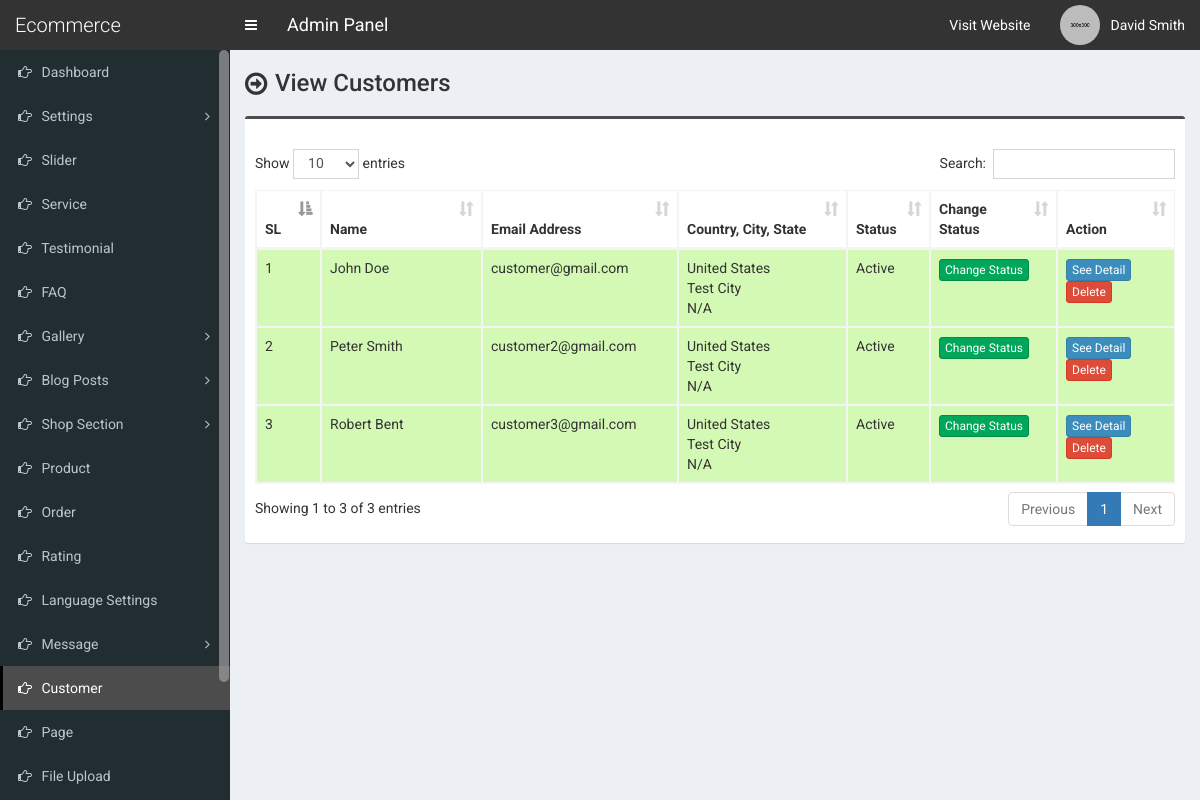
The page /admin/customer.php (signed in) on the database its author committed.
### tables this page shows
CREATE TABLE `tbl_customer` (
  `cust_id` int(11) NOT NULL,
  `cust_name` varchar(100) NOT NULL,
  `cust_cname` varchar(100) NOT NULL,
  `cust_email` varchar(100) NOT NULL,
  `cust_phone` varchar(50) NOT NULL,
  `cust_country` int(11) NOT NULL,
  `cust_address` mediumtext NOT NULL,
  `cust_city` varchar(100) NOT NULL,
  `cust_state` varchar(100) NOT NULL,
  `cust_zip` varchar(30) NOT NULL,
  `cust_b_name` varchar(100) NOT NULL,
  `cust_b_cname` varchar(100) NOT NULL,
  `cust_b_phone` varchar(50) NOT NULL,
  `cust_b_country` int(11) NOT NULL,
  `cust_b_address` mediumtext NOT NULL,
  `cust_b_city` varchar(100) NOT NULL,
  `cust_b_state` varchar(100) NOT NULL,
  `cust_b_zip` varchar(30) NOT NULL,
  `cust_s_name` varchar(100) NOT NULL,
  `cust_s_cname` varchar(100) NOT NULL,
  `cust_s_phone` varchar(50) NOT NULL,
  `cust_s_country` int(11) NOT NULL,
  `cust_s_address` mediumtext NOT NULL,
  `cust_s_city` varchar(100) NOT NULL,
  `cust_s_state` varchar(100) NOT NULL,
  `cust_s_zip` varchar(30) NOT NULL,
  `cust_shipping_billing_same` int(11) NOT NULL,
  `cust_password` varchar(100) NOT NULL,
  `cust_token` varchar(255) NOT NULL,
  `cust_datetime` varchar(100) NOT NULL,
  `cust_timestamp` varchar(100) NOT NULL,
  `cust_status` int(1) NOT NULL
);

CREATE TABLE `tbl_country` (
  `country_id` int(11) NOT NULL,
  `country_name` varchar(100) NOT NULL DEFAULT ''
);

### admin/customer.php (the view, shortened to what this page needs)
<?php require_once('header.php'); ?>
<section class="content-header">
	<div class="content-header-left">
		<h1>View Customers</h1>
	</div>
</section>
<section class="content">
	<div class="row">
		<div class="col-md-12">
			<div class="box box-info">
				<div class="box-body table-responsive">
					<table id="example1" class="table table-bordered table-striped">
						<thead>
							<tr>
								<th width="30">SL</th>
								<th width="180">Name</th>
								<th width="180">Email Address</th>
								<th width="180">Country, City, State</th>
								<th>Status</th>
								<th width="100">Change Status</th>
								<th width="100">Action</th>
							</tr>
						</thead>
						<tbody>
							<?php
							$i=0;
							$statement = $pdo->prepare("SELECT *
														FROM tbl_customer t1
														JOIN tbl_country t2
														ON t1.cust_country = t2.country_id
													");
							$statement->execute();
							$result = $statement->fetchAll(PDO::FETCH_ASSOC);
							foreach ($result as $row) {
								$i++;
								?>
								<tr class="<?php if($row['cust_status']==1) {echo 'bg-g';}else {echo 'bg-r';} ?>">
									<td><?php echo $i; ?></td>
									<td><?php echo $row['cust_name']; ?></td>
									<td><?php echo $row['cust_email']; ?></td>
									<td>
										<?php echo $row['country_name']; ?><br>
										<?php echo $row['cust_city']; ?><br>
										<?php echo $row['cust_state']; ?>
									</td>
									<td><?php if($row['cust_status']==1) {echo 'Active';} else {echo 'Inactive';} ?></td>
									<td>
										<a href="customer-change-status.php?id=<?php echo $row['cust_id']; ?>" class="btn btn-success btn-xs">Change Status</a>
									</td>
									<td>
										<a href="customer-detail.php?id=<?php echo $row['cust_id']; ?>" class="btn btn-primary btn-xs" target="_blank">See Detail</a>
										<a href="#" class="btn btn-danger btn-xs" data-href="customer-delete.php?id=<?php echo $row['cust_id']; ?>" data-toggle="modal" data-target="#confirm-delete">Delete</a>
									</td>
								</tr>
								<?php
							}
							?>
						</tbody>
					</table>
				</div>
			</div>
		</div>
	</div>
</section>
<?php require_once('footer.php'); ?>

### admin/css/style.css (style rules this page uses)
body { font-size: 14px; font-family: 'Roboto', sans-serif; }
.content-header>h1, .content-header .content-header-left h1 { font-family: 'Roboto', sans-serif; }
.box-info { padding-top: 20px; }
.content-header { overflow: hidden; }
.content-header .content-header-left { float: left; padding-top: 5px; }
.content-header .content-header-left h1 { margin-top: 0; margin-bottom: 0; padding-left: 30px; padding-bottom: 5px; font-size: 24px; position: relative; }
.content-header .content-header-left h1:before { position: absolute; top: 0; left: 0; font-family: 'FontAwesome', sans-serif; font-size: 26px; content: '\f18e'; }
.box.box-info { border-top-color: #4c4c4c; }
.bg-g { background: #d3f9b4!important; }

### rows shown on the page
tbl_customer: cust_name "John Doe", cust_email "customer@gmail.com", tbl_country.country_name "United States", cust_city "Test City", cust_state "N/A", cust_status "Active"
tbl_customer: cust_name "Peter Smith", cust_email "customer2@gmail.com", tbl_country.country_name "United States", cust_city "Test City", cust_state "N/A", cust_status "Active"
tbl_customer: cust_name "Robert Bent", cust_email "customer3@gmail.com", tbl_country.country_name "United States", cust_city "Test City", cust_state "N/A", cust_status "Active"

### other values the page prints
$_SESSION['user']['full_name'] "David Smith"
